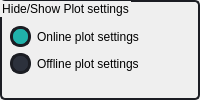
          <widget class="QGroupBox" name="groupBox_plot_settings">
           <property name="enabled">
            <bool>true</bool>
           </property>
           <property name="minimumSize">
            <size>
             <width>0</width>
             <height>0</height>
            </size>
           </property>
           <property name="layoutDirection">
            <enum>Qt::LayoutDirection::LeftToRight</enum>
           </property>
           <property name="styleSheet">
            <string notr="true">QGroupBox {
	border-radius: 5px;
	border: 2px solid rgb(27, 29, 35);
}

QFrame {
	border-radius: 5px;
	border: 2px solid rgb(27, 29, 35);
}

/* CHECKBOX */
QCheckBox::indicator {
    border: 3px solid rgb(27, 29, 35);
	width: 15px;
	height: 15px;
	border-radius: 10px;
    background: rgb(44, 49, 60);
}
QCheckBox::indicator:hover {
    border: 3px solid rgb(58, 66, 81);
}
QCheckBox::indicator:checked {
    background: rgb(32, 178, 170);
	border: 3px solid rgb(27, 29, 35);
}
QCheckBox::indicator:checked:hover {
    border: 3px solid rgb(58, 66, 81);
}</string>
           </property>
           <property name="title">
            <string>Hide/Show Plot settings</string>
           </property>
           <layout class="QVBoxLayout" name="verticalLayout_9">
            <property name="leftMargin">
             <number>6</number>
            </property>
            <property name="topMargin">
             <number>6</number>
            </property>
            <property name="rightMargin">
             <number>6</number>
            </property>
            <property name="bottomMargin">
             <number>6</number>
            </property>
            <item alignment="Qt::AlignmentFlag::AlignVCenter">
             <widget class="QFrame" name="frame_plot_settings">
              <property name="styleSheet">
               <string notr="true">border-color: transparent;</string>
              </property>
              <property name="frameShape">
               <enum>QFrame::Shape::StyledPanel</enum>
              </property>
              <property name="frameShadow">
               <enum>QFrame::Shadow::Raised</enum>
              </property>
              <layout class="QVBoxLayout" name="verticalLayout_12">
               <property name="leftMargin">
                <number>0</number>
               </property>
               <property name="topMargin">
                <number>0</number>
               </property>
               <property name="rightMargin">
                <number>0</number>
               </property>
               <property name="bottomMargin">
                <number>0</number>
               </property>
               <item>
                <widget class="QCheckBox" name="checkBox_online">
                 <property name="text">
                  <string>Online plot settings</string>
                 </property>
                 <property name="checked">
                  <bool>true</bool>
                 </property>
                </widget>
               </item>
               <item>
                <widget class="QCheckBox" name="checkBox_offline">
                 <property name="text">
                  <string>Offline plot settings</string>
                 </property>
                </widget>
               </item>
              </layout>
             </widget>
            </item>
           </layout>
          </widget>
